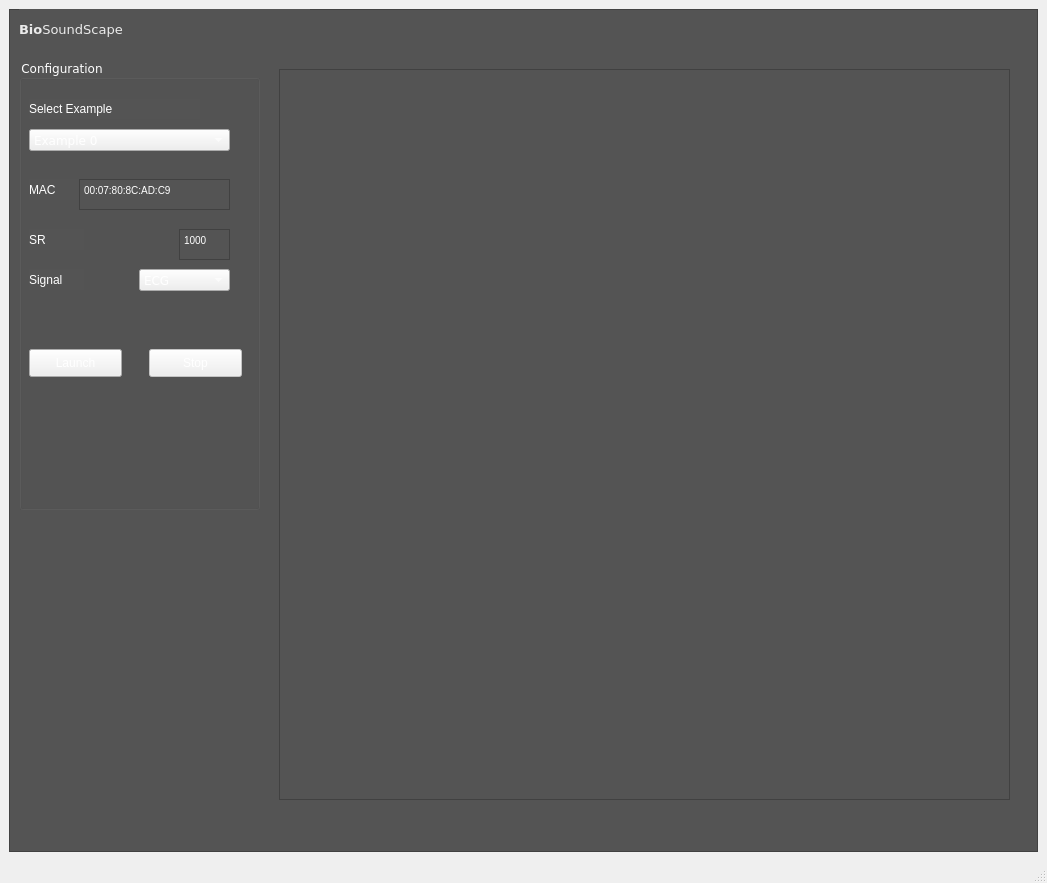
<?xml version="1.0" encoding="UTF-8"?>
<ui version="4.0">
 <class>MainWindow</class>
 <widget class="QMainWindow" name="MainWindow">
  <property name="geometry">
   <rect>
    <x>0</x>
    <y>0</y>
    <width>1047</width>
    <height>883</height>
   </rect>
  </property>
  <property name="windowTitle">
   <string>MainWindow</string>
  </property>
  <property name="windowIcon">
   <iconset>
    <normaloff>images/plux_logo.png</normaloff>
    <normalon>images/plux_logo.png</normalon>images/plux_logo.png</iconset>
  </property>
  <widget class="QWidget" name="centralwidget">
   <layout class="QVBoxLayout" name="verticalLayout">
    <item>
     <widget class="QFrame" name="frame">
      <property name="styleSheet">
       <string notr="true">QFrame{
background-color:rgb(84, 84, 84);
}</string>
      </property>
      <property name="frameShape">
       <enum>QFrame::StyledPanel</enum>
      </property>
      <property name="frameShadow">
       <enum>QFrame::Raised</enum>
      </property>
      <widget class="QLabel" name="Title">
       <property name="geometry">
        <rect>
         <x>10</x>
         <y>0</y>
         <width>291</width>
         <height>41</height>
        </rect>
       </property>
       <property name="font">
        <font>
         <family>Verdana</family>
         <pointsize>10</pointsize>
         <weight>50</weight>
         <bold>false</bold>
        </font>
       </property>
       <property name="styleSheet">
        <string notr="true">color: rgb(235, 235, 235)</string>
       </property>
       <property name="text">
        <string>&lt;strong&gt;Bio&lt;/strong&gt;SoundScape</string>
       </property>
       <property name="alignment">
        <set>Qt::AlignLeading|Qt::AlignLeft|Qt::AlignVCenter</set>
       </property>
      </widget>
      <widget class="QGroupBox" name="groupBox">
       <property name="geometry">
        <rect>
         <x>10</x>
         <y>50</y>
         <width>241</width>
         <height>451</height>
        </rect>
       </property>
       <property name="font">
        <font>
         <family>Verdana</family>
        </font>
       </property>
       <property name="styleSheet">
        <string notr="true">color:rgb(255, 255, 255)</string>
       </property>
       <property name="title">
        <string>Configuration</string>
       </property>
       <widget class="QComboBox" name="comboBox_examples">
        <property name="enabled">
         <bool>true</bool>
        </property>
        <property name="geometry">
         <rect>
          <x>10</x>
          <y>70</y>
          <width>201</width>
          <height>22</height>
         </rect>
        </property>
        <property name="font">
         <font>
          <family>Verdana</family>
         </font>
        </property>
        <item>
         <property name="text">
          <string>Example 0</string>
         </property>
        </item>
        <item>
         <property name="text">
          <string>Example 1</string>
         </property>
        </item>
        <item>
         <property name="text">
          <string>Example 2</string>
         </property>
        </item>
        <item>
         <property name="text">
          <string>Example 3</string>
         </property>
        </item>
        <item>
         <property name="text">
          <string>Example 4</string>
         </property>
        </item>
        <item>
         <property name="text">
          <string>Example 5</string>
         </property>
        </item>
       </widget>
       <widget class="QLabel" name="_Examples">
        <property name="geometry">
         <rect>
          <x>10</x>
          <y>40</y>
          <width>171</width>
          <height>20</height>
         </rect>
        </property>
        <property name="text">
         <string>Select Example</string>
        </property>
       </widget>
       <widget class="QLabel" name="label_samplingRate">
        <property name="geometry">
         <rect>
          <x>10</x>
          <y>170</y>
          <width>55</width>
          <height>21</height>
         </rect>
        </property>
        <property name="text">
         <string>SR</string>
        </property>
       </widget>
       <widget class="QTextEdit" name="textEdit_sampling_rate">
        <property name="enabled">
         <bool>true</bool>
        </property>
        <property name="geometry">
         <rect>
          <x>160</x>
          <y>170</y>
          <width>51</width>
          <height>31</height>
         </rect>
        </property>
        <property name="html">
         <string>&lt;!DOCTYPE HTML PUBLIC &quot;-//W3C//DTD HTML 4.0//EN&quot; &quot;http://www.w3.org/TR/REC-html40/strict.dtd&quot;&gt;
&lt;html&gt;&lt;head&gt;&lt;meta name=&quot;qrichtext&quot; content=&quot;1&quot; /&gt;&lt;style type=&quot;text/css&quot;&gt;
p, li { white-space: pre-wrap; }
&lt;/style&gt;&lt;/head&gt;&lt;body style=&quot; font-family:'MS Shell Dlg 2'; font-size:7.8pt; font-weight:400; font-style:normal;&quot;&gt;
&lt;p style=&quot; margin-top:0px; margin-bottom:0px; margin-left:0px; margin-right:0px; -qt-block-indent:0; text-indent:0px;&quot;&gt;1000&lt;/p&gt;&lt;/body&gt;&lt;/html&gt;</string>
        </property>
        <property name="placeholderText">
         <string>sampling rate</string>
        </property>
       </widget>
       <widget class="QLabel" name="label_signalType">
        <property name="geometry">
         <rect>
          <x>10</x>
          <y>210</y>
          <width>55</width>
          <height>21</height>
         </rect>
        </property>
        <property name="text">
         <string>Signal</string>
        </property>
       </widget>
       <widget class="QComboBox" name="comboBox_signalType">
        <property name="geometry">
         <rect>
          <x>120</x>
          <y>210</y>
          <width>91</width>
          <height>22</height>
         </rect>
        </property>
        <property name="font">
         <font>
          <family>Verdana</family>
         </font>
        </property>
        <item>
         <property name="text">
          <string>ECG</string>
         </property>
        </item>
        <item>
         <property name="text">
          <string>EMG</string>
         </property>
        </item>
        <item>
         <property name="text">
          <string>ACC_X</string>
         </property>
        </item>
        <item>
         <property name="text">
          <string>ACC_Y</string>
         </property>
        </item>
        <item>
         <property name="text">
          <string>ACC_Z</string>
         </property>
        </item>
        <item>
         <property name="text">
          <string>Force</string>
         </property>
        </item>
        <item>
         <property name="text">
          <string>EDA</string>
         </property>
        </item>
       </widget>
       <widget class="QLabel" name="label_macAddress">
        <property name="geometry">
         <rect>
          <x>10</x>
          <y>120</y>
          <width>55</width>
          <height>21</height>
         </rect>
        </property>
        <property name="text">
         <string>MAC</string>
        </property>
       </widget>
       <widget class="QTextEdit" name="textEdit_mac_address">
        <property name="enabled">
         <bool>true</bool>
        </property>
        <property name="geometry">
         <rect>
          <x>60</x>
          <y>120</y>
          <width>151</width>
          <height>31</height>
         </rect>
        </property>
        <property name="html">
         <string>&lt;!DOCTYPE HTML PUBLIC &quot;-//W3C//DTD HTML 4.0//EN&quot; &quot;http://www.w3.org/TR/REC-html40/strict.dtd&quot;&gt;
&lt;html&gt;&lt;head&gt;&lt;meta name=&quot;qrichtext&quot; content=&quot;1&quot; /&gt;&lt;style type=&quot;text/css&quot;&gt;
p, li { white-space: pre-wrap; }
&lt;/style&gt;&lt;/head&gt;&lt;body style=&quot; font-family:'MS Shell Dlg 2'; font-size:7.8pt; font-weight:400; font-style:normal;&quot;&gt;
&lt;p style=&quot; margin-top:0px; margin-bottom:0px; margin-left:0px; margin-right:0px; -qt-block-indent:0; text-indent:0px;&quot;&gt;00:07:80:8C:AD:C9&lt;/p&gt;&lt;/body&gt;&lt;/html&gt;</string>
        </property>
        <property name="placeholderText">
         <string>mac address...</string>
        </property>
       </widget>
       <widget class="QPushButton" name="pushButton_Launch">
        <property name="geometry">
         <rect>
          <x>10</x>
          <y>290</y>
          <width>93</width>
          <height>28</height>
         </rect>
        </property>
        <property name="text">
         <string>Launch</string>
        </property>
       </widget>
       <widget class="QPushButton" name="pushButton_Stop">
        <property name="enabled">
         <bool>false</bool>
        </property>
        <property name="geometry">
         <rect>
          <x>130</x>
          <y>290</y>
          <width>93</width>
          <height>28</height>
         </rect>
        </property>
        <property name="text">
         <string>Stop</string>
        </property>
       </widget>
      </widget>
      <widget class="QFrame" name="frame_Plots">
       <property name="geometry">
        <rect>
         <x>270</x>
         <y>60</y>
         <width>731</width>
         <height>731</height>
        </rect>
       </property>
       <property name="frameShape">
        <enum>QFrame::StyledPanel</enum>
       </property>
       <property name="frameShadow">
        <enum>QFrame::Raised</enum>
       </property>
       <widget class="QWidget" name="graphBiosignal" native="true">
        <property name="geometry">
         <rect>
          <x>20</x>
          <y>20</y>
          <width>680</width>
          <height>150</height>
         </rect>
        </property>
       </widget>
       <widget class="QWidget" name="graphSound" native="true">
        <property name="geometry">
         <rect>
          <x>20</x>
          <y>190</y>
          <width>680</width>
          <height>150</height>
         </rect>
        </property>
       </widget>
       <widget class="QWidget" name="graphSpectral" native="true">
        <property name="geometry">
         <rect>
          <x>20</x>
          <y>370</y>
          <width>680</width>
          <height>341</height>
         </rect>
        </property>
       </widget>
      </widget>
     </widget>
    </item>
   </layout>
  </widget>
  <widget class="QMenuBar" name="menubar">
   <property name="geometry">
    <rect>
     <x>0</x>
     <y>0</y>
     <width>1047</width>
     <height>26</height>
    </rect>
   </property>
  </widget>
  <widget class="QStatusBar" name="statusbar"/>
 </widget>
 <resources/>
 <connections/>
</ui>
